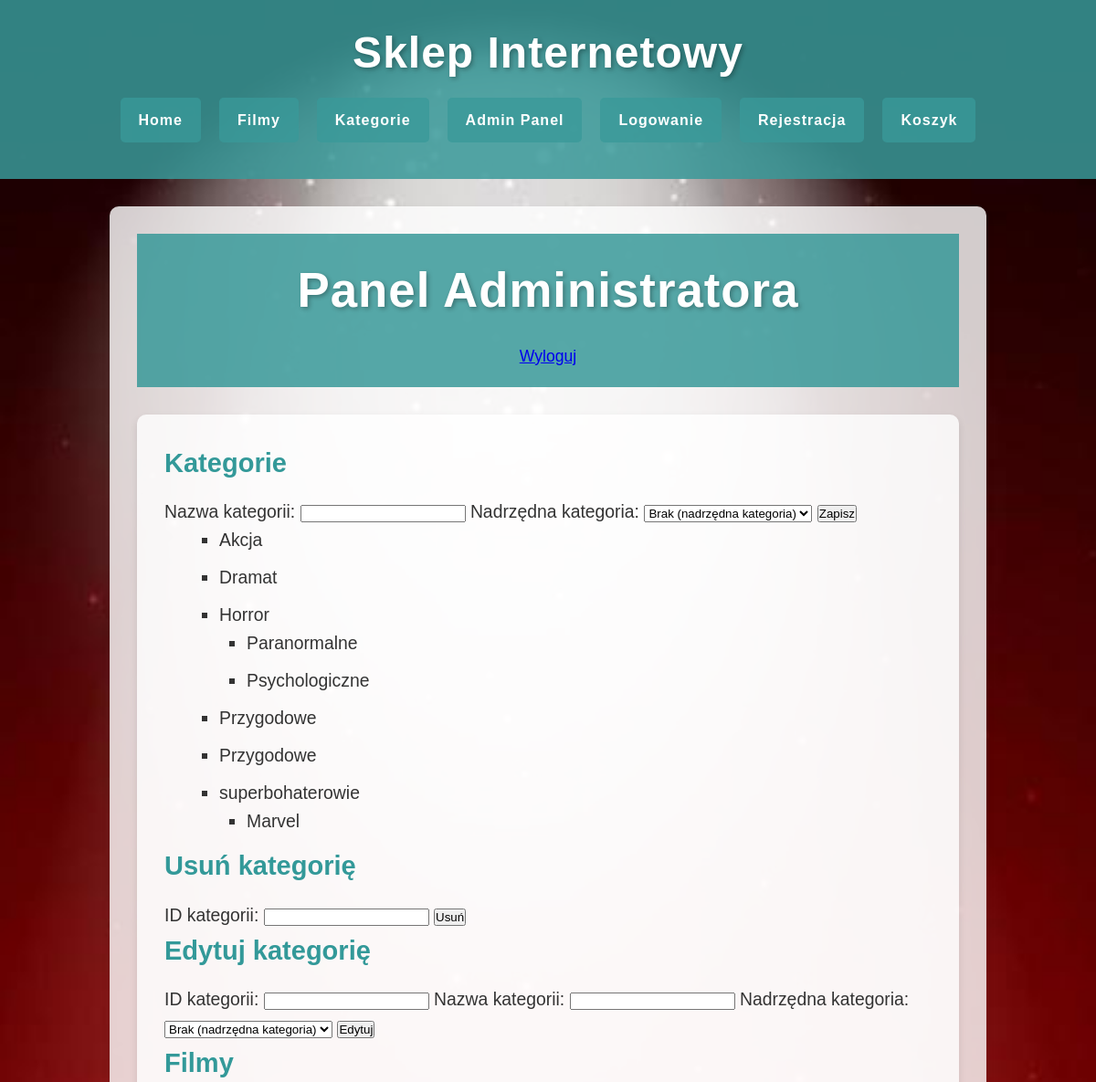
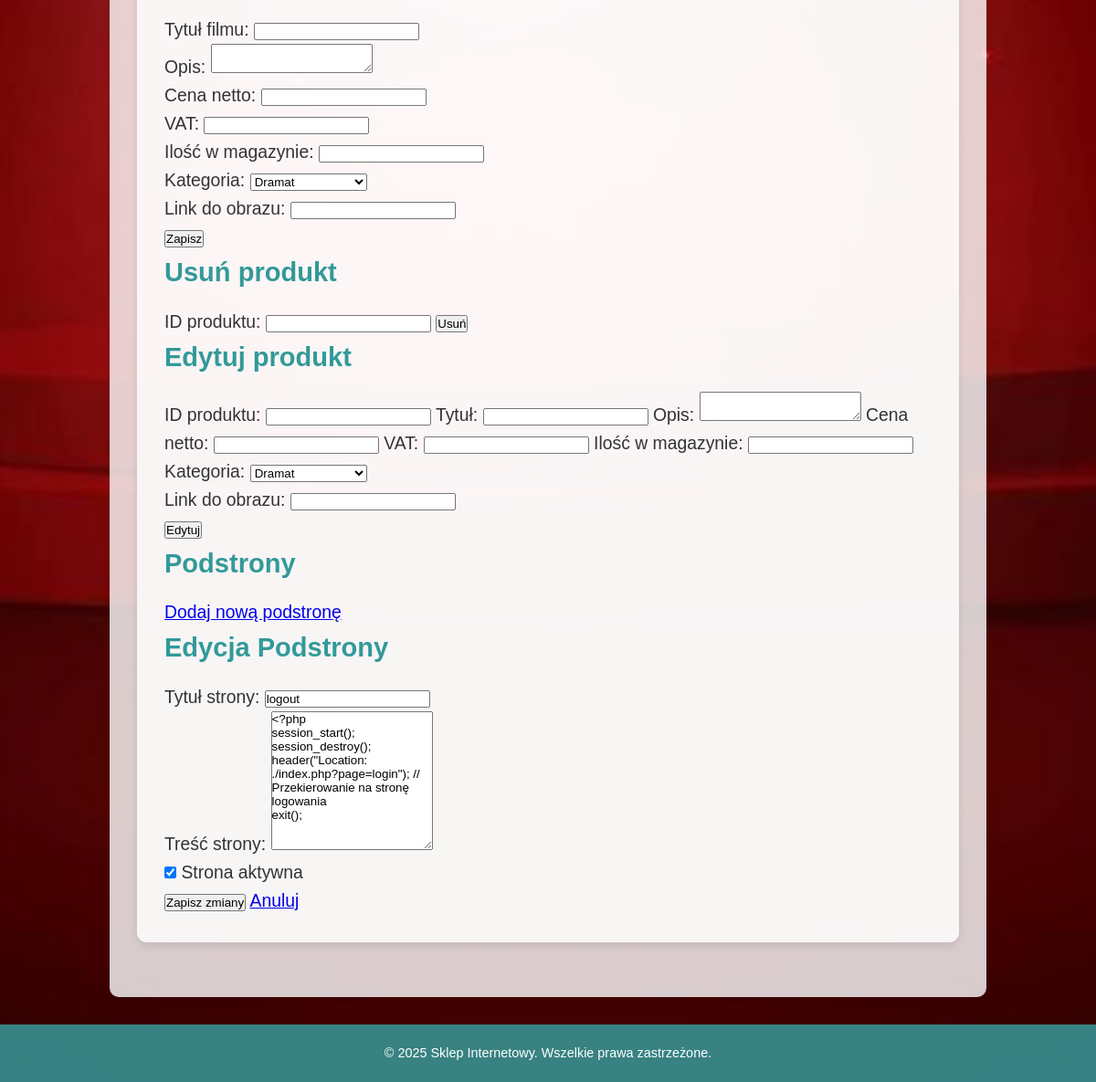
Page /pages/index.php?idp=admin_panel&action=edit&id=6 (signed in) on the committed database (2 pictures, top to bottom).
### tables this page shows
CREATE TABLE `kategorie` (
  `id` int(11) NOT NULL,
  `nazwa` varchar(255) NOT NULL,
  `matka` int(11) DEFAULT NULL
);

CREATE TABLE `page_list` (
  `id` int(11) NOT NULL,
  `page_title` varchar(255) NOT NULL,
  `page_content` text NOT NULL,
  `status` int(1) NOT NULL DEFAULT 1
);

### pages/admin_panel.php (the view, shortened to what this page needs)
<?php
include_once '../php/admin_subpages.php';
include_once '../php/admin_categories.php';
include_once '../php/admin_products.php';
?>
<div class="header">
    <h1 style="color:white;">Panel Administratora</h1>
    <a href="index.php?idp=logout" onclick="event.preventDefault(); document.getElementById('logoutForm').submit();">Wyloguj</a>
</div>
<div class="main-content">
    <div id="categoriesPanel" class="panel">
        <h2>Kategorie</h2>
        <form id="categoryForm" method="POST" action="index.php?idp=admin_panel" onsubmit="return showCategoryAlert()">
            <label for="categoryName">Nazwa kategorii:</label>
            <input type="text" id="categoryName" name="categoryName" required>
            <label for="parentCategory">Nadrzędna kategoria:</label>
            <select id="parentCategory" name="parentCategory">
                <option value="0">Brak (nadrzędna kategoria)</option>
            </select>
            <button type="submit">Zapisz</button>
        </form>
        <ul id="categoryList">
            <?php WyswietlKategorie(); ?>
        </ul>
        <div id="deleteCategoryPanel" class="panel">
            <h2>Usuń kategorię</h2>
            <form method="POST" action="index.php?idp=admin_panel" onsubmit="return showCategoryDeleteAlert()">
                <label for="deleteCategoryId">ID kategorii:</label>
                <input type="number" id="deleteCategoryId" name="categoryId" required>
                <button type="submit">Usuń</button>
            </form>
        </div>
        <div id="editCategoryPanel" class="panel">
            <h2>Edytuj kategorię</h2>
            <form method="POST" action="index.php?idp=admin_panel">
                <label for="editCategoryId">ID kategorii:</label>
                <input type="number" id="editCategoryId" name="categoryId" required>
                <label for="editCategoryName">Nazwa kategorii:</label>
                <input type="text" id="editCategoryName" name="categoryName" required>
                <label for="editParentCategory">Nadrzędna kategoria:</label>
                <select id="editParentCategory" name="parentCategory">
                    <option value="0">Brak (nadrzędna kategoria)</option>
                </select>
                <button type="submit">Edytuj</button>
            </form>
        </div>
    </div>
    <div id="productsPanel" class="panel">
        <h2>Filmy</h2>
        <form id="productForm" method="POST" action="index.php?idp=admin_panel" onsubmit="return showProductAlert()">
            <label for="productName">Tytuł filmu:</label>
            <input type="text" id="productName" name="productName" required><br>
            <label for="productDescription">Opis:</label>
            <textarea id="productDescription" name="productDescription"></textarea><br>
            <label for="productPrice">Cena netto:</label>
            <input type="number" id="productPrice" name="productPrice" step="0.01" required><br>
            <label for="productVat">VAT:</label>
            <input type="number" id="productVat" name="productVat" step="0.01" required><br>
            <label for="productStock">Ilość w magazynie:</label>
            <input type="number" id="productStock" name="productStock" required><br>
            <label for="productCategory">Kategoria:</label>
            <select id="productCategory" name="productCategory">
                <?php
                $result = $mysqli->query("SELECT id, nazwa FROM kategorie");
                while ($row = $result->fetch_assoc()) {
                    echo "<option value='" . $row['id'] . "'>" . $row['nazwa'] . "</option>";
                }
                ?>
            </select><br>
            <label for="productImage">Link do obrazu:</label>
            <input type="text" id="productImage" name="productImage"><br>
            <button type="submit">Zapisz</button>
        </form>
        <div id="deleteProductPanel" class="panel">
            <h2>Usuń produkt</h2>
            <form method="POST" action="index.php?idp=admin_panel" onsubmit="return showProductDeleteAlert()">
                <label for="deleteProductId">ID produktu:</label>
                <input type="number" id="deleteProductId" name="productId" required>
                <button type="submit">Usuń</button>
            </form>
        </div>
        <div id="editProductPanel" class="panel">
            <h2>Edytuj produkt</h2>
            <form method="POST" action="index.php?idp=admin_panel" enctype="multipart/form-data">
                <label for="editProductId">ID produktu:</label>
                <input type="number" id="editProductId" name="productId" required>
                <label for="editProductTitle">Tytuł:</label>
                <input type="text" id="editProductTitle" name="title" required>
                <label for="editProductDescription">Opis:</label>
                <textarea id="editProductDescription" name="description"></textarea>
                <label for="editProductPrice">Cena netto:</label>
                <input type="number" id="editProductPrice" name="price_net" step="0.01" required>
                <label for="editProductVat">VAT:</label>
                <input type="number" id="editProductVat" name="vat_tax" step="0.01" required>
                <label for="editProductStock">Ilość w magazynie:</label>
                <input type="number" id="editProductStock" name="stock_quantity" required>
                <label for="editProductCategory">Kategoria:</label>
                <select id="editProductCategory" name="productCategory" required>
                    <?php
                    $result = $mysqli->query("SELECT id, nazwa FROM kategorie");
                    while ($row = $result->fetch_assoc()) {
                        echo "<option value='" . $row['id'] . "'>" . $row['nazwa'] . "</option>";
                    }
                    ?>
                </select><br>
                <label for="editProductImage">Link do obrazu:</label>
                <input type="text" id="editProductImage" name="image_path"><br>
                <button type="submit">Edytuj</button>
            </form>
        </div>
        <div id="subpagesPanel" class="panel">
            <h2>Podstrony</h2>
            <div>
                <a href="index.php?idp=admin_panel&action=add" class="button">Dodaj nową podstronę</a>
                <?php
                if (isset($_GET['action'])) {
                    if ($_GET['action'] === 'edit' && isset($_GET['id'])) {
                        echo EdytujPodstrone($mysqli);
                    } elseif ($_GET['action'] === 'add') {
                        echo DodajNowaPodstrone($mysqli);
                    } else {
                        echo '<div class="alert alert-error">Nieznana akcja!</div>';
                    }
                } else {
                    echo ListaPodstron($mysqli);
                }
                ?>
            </div>
        </div>
    </div>
</div>

### php/admin_categories.php (shortened to what this page needs)
<?php
$mysqli = new mysqli("localhost", "root", "", "shop");
function WyswietlKategorie($parent_id = null, $poziom = 0) {
    global $mysqli;
    $stmt = $mysqli->prepare("SELECT id, nazwa FROM kategorie WHERE matka " . ($parent_id === null ? "IS NULL" : "= ?") . " ORDER BY nazwa ASC");
    if ($parent_id !== null) {
        $stmt->bind_param("i", $parent_id);
    }
    $stmt->execute();
    $result = $stmt->get_result();
    if ($result->num_rows > 0) {
        echo "<ul>";
        while ($row = $result->fetch_assoc()) {
            echo "<li>" . htmlspecialchars($row['nazwa']);
            WyswietlKategorie($row['id'], $poziom + 1);
            echo "</li>";
        }
        echo "</ul>";
    }
}
?>

### php/admin_subpages.php (shortened to what this page needs)
<?php
function EdytujPodstrone($mysqli)
{
  $id = filter_var($_GET['id'], FILTER_VALIDATE_INT);
  $query = "SELECT * FROM page_list WHERE id = ? LIMIT 1";
  $stmt = mysqli_prepare($mysqli, $query);
  mysqli_stmt_bind_param($stmt, "i", $id);
  mysqli_stmt_execute($stmt);
  $result = mysqli_stmt_get_result($stmt);
  $page = mysqli_fetch_assoc($result);
  $form = '
    <div class="card">
        <h2>Edycja Podstrony</h2>
        <form method="POST">
            <div class="form-group">
                <label for="page_title">Tytuł strony:</label>
                <input type="text" class="form-control" id="page_title" name="page_title"
                       value="' . htmlspecialchars($page['page_title']) . '" required>
            </div>
            <div class="form-group">
                <label for="page_content">Treść strony:</label>
                <textarea class="form-control" id="page_content" name="page_content"
                          rows="10" required>' . htmlspecialchars($page['page_content']) . '</textarea>
            </div>
            <div class="form-group">
                <label class="checkbox-label">
                    <input type="checkbox" name="page_active" ' . ($page['status'] ? 'checked' : '') . '>
                    Strona aktywna
                </label>
            </div>
            <div class="form-buttons">
                <button type="submit" name="save_page" class="btn btn-success">Zapisz zmiany</button>
                <a href="index.php?idp=admin_panel" class="btn btn-secondary">Anuluj</a>
            </div>
        </form>
    </div>';
  return $form;
}

### css/style.css (style rules this page uses)
* { margin: 0; padding: 0; box-sizing: border-box; font-family: 'Arial', sans-serif; }
html, body { height: 100%; }
body { display: flex; flex-direction: column; min-height: 100vh; background: url('../img/other/background.jpg') no-repeat center center fixed; background-size: cover; color: #333; line-height: 1.6; }
.header { background: rgba(57, 153, 153, 0.85); text-align: center; padding: 20px; color: white; }
.header h1 { font-size: 3em; text-shadow: 2px 2px 5px rgba(0, 0, 0, 0.3); letter-spacing: 1px; }
.main-content { background-color: rgba(255, 255, 255, 0.8); max-width: 1200px; margin: 30px auto; padding: 30px; box-shadow: 0 4px 8px rgba(0, 0, 0, 0.1); border-radius: 10px; font-size: 1.1em; flex-grow: 1; }
.main-content h1, .main-content h2 { color: #399; margin-bottom: 15px; }
.main-content ul { margin-left: 20px; padding-left: 10px; list-style-type: square; }
.main-content ul li { margin-bottom: 10px; }
.header, .footer { transition: background-color 0.5s ease; }

### rows in the picture
kategorie: nazwa "Akcja"
kategorie: nazwa "Dramat"
kategorie: nazwa "Horror"
kategorie: nazwa "Paranormalne"
kategorie: nazwa "Psychologiczne"
kategorie: nazwa "Przygodowe"
kategorie: nazwa "Przygodowe"
kategorie: nazwa "superbohaterowie"
kategorie: nazwa "Marvel"
page_list: page_title "logout", page_content "<?php session_start(); session_destroy(); header(\"Location: ./index.php?page=login\"); // Przekierowanie na stronę logowania exit();", status "☑"

### other values in the picture
form field productCategory "Dramat"
